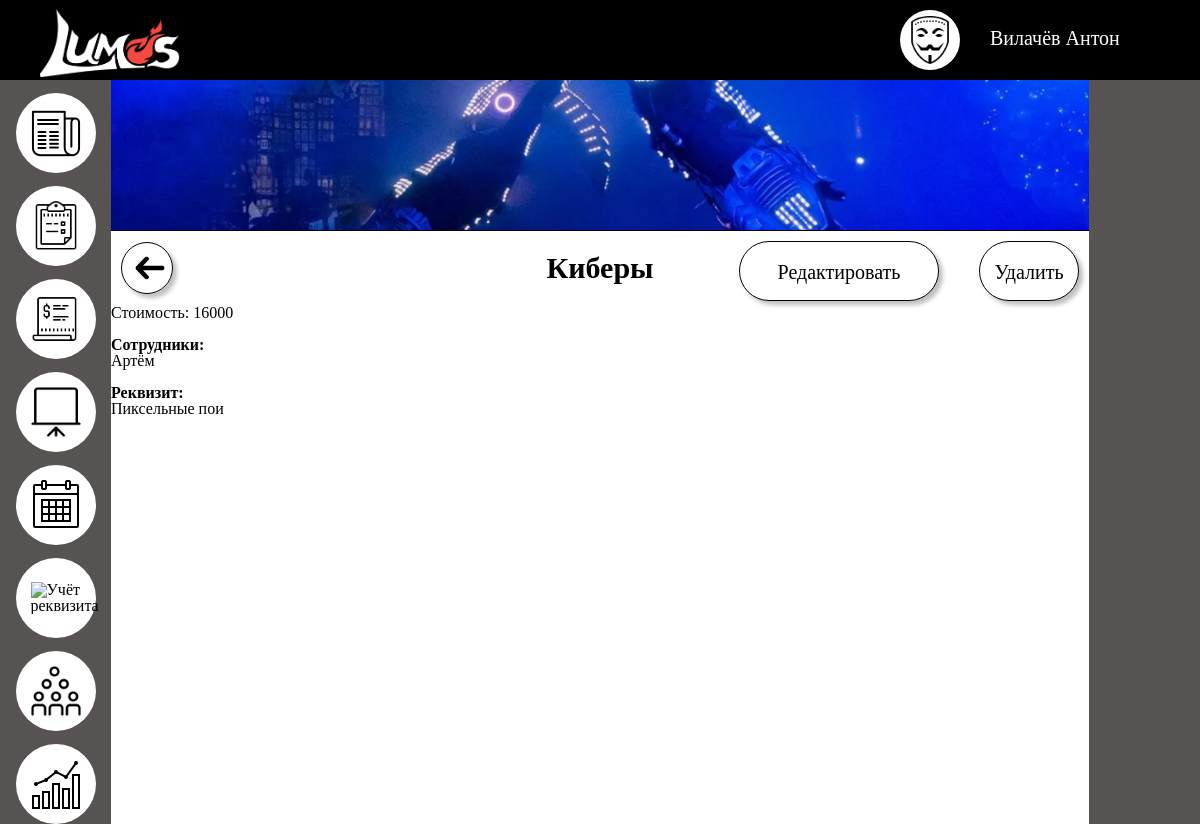
The page /projects/50 on the database its author committed.
### main/models.py (models this page shows, shortened)
class Project(models.Model):
    name = models.CharField("Название", max_length=30)
    base_cost = models.SmallIntegerField("Стоимость")
    avatar = models.ImageField("Аватарка", upload_to="project's avatars", null=True, blank=True)
    description = models.TextField("Описание", null=True, blank=True)
    @property
    def avatar_url(self):
        if self.avatar and hasattr(self.avatar, 'url'):
            return self.avatar.url
    task = models.ForeignKey(
        Task, verbose_name="Задачи", related_name="Project_Task", on_delete=models.SET_NULL, null=True, blank=True
    )
    employee = models.ManyToManyField(Employee, verbose_name="Сотрудники", related_name="Project_Employee",
                                      null=True, blank=True)
    props = models.ManyToManyField(Props, verbose_name="Реквизит", related_name="Project_Props",
                                   null=True, blank=True)
    order = models.ManyToManyField(Order, verbose_name="orders", related_name="Project_Order",
                                   null=True, blank=True)
    class Meta:
        verbose_name = "Проект"
        verbose_name_plural = "Проекты"

class Employee(models.Model):
    phoneNumberRegex = RegexValidator(regex=r"^\+?1?\d{8,15}$")
    phone = models.CharField(validators=[phoneNumberRegex], max_length=12, unique=True)
    name = models.CharField("Имя", max_length=30)
    surname = models.CharField("Фамилия", max_length=30)
    patronymic = models.CharField("Отчество", max_length=30, null=True, blank=True)
    login = models.CharField("Логин", max_length=30, null=True, blank=True, unique=True)
    password = models.CharField("Пароль", max_length=30, null=True, blank=True)
    vk_link = models.SlugField("Ссылка на Вк", max_length=30, null=True, blank=False)
    telegram_link = models.SlugField("Пароль", max_length=30, null=True, blank=True)
    avatar = models.ImageField("Аватарка", null=True, blank=True)
    def __str__(self):
        return self.name
    class Meta:
        verbose_name = "Сотрудник"
        verbose_name_plural = "Сотрудники"

class Props(models.Model):
    name = models.CharField("Название", max_length=50)
    state = models.BooleanField("Состояние", default=True)
    comment = models.BooleanField("Комментарий", null=True, blank=True)
    avatar = models.ImageField("Аватарка", null=True, blank=True)
    def __str__(self):
        return self.name
    class Meta:
        verbose_name = "Реквизит"
        verbose_name_plural = "Реквизит"

### main/views.py (the view)
# urls.py: path('projects/<int:pk>', views.ProjectDetailView.as_view(), name='project'),
class ProjectDetailView(DetailView):
    model = Project
    template_name = "main/project.html"
    context_object_name = 'project'

### main/templates/main/project.html (shortened to what this page needs)
{% extends 'main/base.html' %}
{% load static %}
{% block center %}
            <div class="avatar-project-div under-in-project">
                <img class="avatar-project under-in-project" src="{{ project.avatar_url }}">
            </div>
            <div class="first-main-add-project in-project1">
                <a class="back-to-projects back-in-project" href=" {% url 'projects' %} ">
                    <img id="back" src=" {% static 'main/img/Стрелка.png' %} " alt='Назад'>
                </a>
                                <h1> {{ project.name }} </h1>
                <div class="first-main-add-project-left in-under-in-project1">
                </div>
                <div class="first-main-add-project-left in-under-in-project2">
                    <a href="{% url 'refactor_project' project.id %}">
                        <div id="refactor-project">
                            Редактировать
                        </div>
                    </a>
                    <a href="{% url 'delete_project' project.id %}">
                        <div id="delete-project">
                            Удалить
                        </div>
                    </a>
                </div>
            </div>
            <div class="second-main-add-project in-project2">
                <p>Стоимость: {{ project.base_cost }}</p> </br>
                <p style="font-weight: bold;">Сотрудники:</p>
                    {% for employee in project.employee.all %}
                        {{ employee }} </br>
                    {% endfor %}
                <p style="font-weight: bold;">Реквизит:</p>
                    {% for props in project.props.all %}
                        {{ props }} </br>
                    {% endfor %}
            </div>
{% endblock %}

### main/static/main/css/style.css (style rules this page uses)
html { box-sizing: border-box; }
body { background-color: #ffffff; overflow: hidden; }
.avatar-project-div { position: relative; width: 100%; height: 70%; border-radius: 29px 29px 0px 0px; border-bottom: 1px solid #000000; }
.avatar-project { width: 100%; height: 100%; object-fit: cover; border-radius: 29px 29px 0 0; }
.back-to-projects { position: absolute; width: 50px; height: 50px; border-radius: 50%; border: 1px solid #000000; box-shadow: 4px 4px 4px rgba(0, 0, 0, 0.25); align-content: center; align-items: center; margin-left: 10px; }
.first-main-add-project { position: relative; width: 100%; height: 40%; display: flex; flex-flow: row nowrap; align-items: center; align-content: center; justify-content: space-around; }
.first-main-add-project h1 { position: absolute; font-size: 30px; font-weight: bold; }
.first-main-add-project-left { width: 50%; height: 100%; display: flex; flex-flow: column nowrap; align-items: center; align-content: center; justify-content: space-between; }
.second-main-add-project { position: relative; width: 100%; height: 40%; }
.under-in-project { border-radius: 0; height: 150px; }
.in-project1 { height: 10%; }
.in-project2 { height: 90%; }
.back-in-project { position: absolute; display: flex; flex-flow: column nowrap; align-items: center; align-content: center; justify-content: space-between; left: 0; }
.in-under-in-project1 { margin-left: 100px; }
.in-under-in-project2 { flex-flow: row nowrap; }
#refactor-project { position: absolute; right: 150px; top: 10px; width: 200px; height: 80%; text-align: center; padding-top: 20px; font-size: 20px; box-sizing: border-box; background: #FFFFFF; border: 1px solid #000000; box-shadow: 4px 4px 4px rgba(0, 0, 0, 0.25); border-radius: 30px; }
#delete-project { position: absolute; right: 10px; top: 10px; width: 100px; height: 80%; text-align: center; padding-top: 20px; font-size: 20px; box-sizing: border-box; background: #FFFFFF; border: 1px solid #000000; box-shadow: 4px 4px 4px rgba(0, 0, 0, 0.25); border-radius: 30px; }
#back { width: 40px; height: auto; margin-left: calc(50% - 20px); margin-top: calc(50% - 20px); transform: rotate(180deg); }

### rows shown on the page
Project: avatar_url (picture), name "Киберы", base_cost "16000"
Employee: name "Артём"
Props: name "Пиксельные пои"
